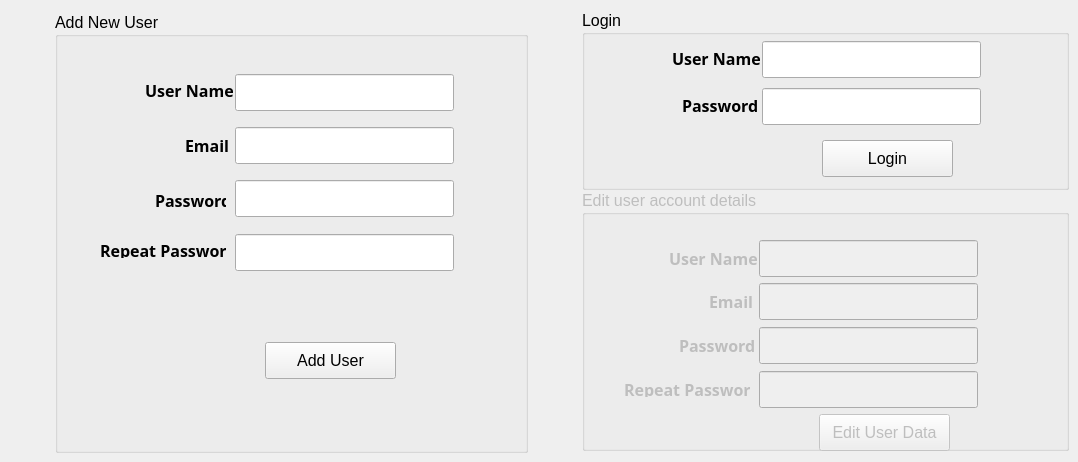
    <widget class="QWidget" name="tab_4">
     <attribute name="title">
      <string>Users</string>
     </attribute>
     <widget class="QGroupBox" name="groupBox">
      <property name="geometry">
       <rect>
        <x>55</x>
        <y>12</y>
        <width>473</width>
        <height>441</height>
       </rect>
      </property>
      <property name="font">
       <font>
        <family>Segoe UI</family>
        <pointsize>12</pointsize>
       </font>
      </property>
      <property name="styleSheet">
       <string notr="true"/>
      </property>
      <property name="title">
       <string>Add New User</string>
      </property>
      <widget class="QLabel" name="label_21">
       <property name="geometry">
        <rect>
         <x>90</x>
         <y>70</y>
         <width>88</width>
         <height>16</height>
        </rect>
       </property>
       <property name="font">
        <font>
         <family>Segoe UI Semibold</family>
         <pointsize>12</pointsize>
         <weight>75</weight>
         <bold>true</bold>
        </font>
       </property>
       <property name="text">
        <string>User Name</string>
       </property>
      </widget>
      <widget class="QLabel" name="label_22">
       <property name="geometry">
        <rect>
         <x>100</x>
         <y>180</y>
         <width>71</width>
         <height>16</height>
        </rect>
       </property>
       <property name="font">
        <font>
         <family>Segoe UI Semibold</family>
         <pointsize>12</pointsize>
         <weight>75</weight>
         <bold>true</bold>
        </font>
       </property>
       <property name="text">
        <string>Password</string>
       </property>
      </widget>
      <widget class="QLabel" name="label_23">
       <property name="geometry">
        <rect>
         <x>130</x>
         <y>125</y>
         <width>43</width>
         <height>16</height>
        </rect>
       </property>
       <property name="font">
        <font>
         <family>Segoe UI Semibold</family>
         <pointsize>12</pointsize>
         <weight>75</weight>
         <bold>true</bold>
        </font>
       </property>
       <property name="text">
        <string>Email</string>
       </property>
      </widget>
      <widget class="QLabel" name="label_24">
       <property name="geometry">
        <rect>
         <x>45</x>
         <y>230</y>
         <width>126</width>
         <height>16</height>
        </rect>
       </property>
       <property name="font">
        <font>
         <family>Segoe UI Semibold</family>
         <pointsize>12</pointsize>
         <weight>75</weight>
         <bold>true</bold>
        </font>
       </property>
       <property name="text">
        <string>Repeat Password</string>
       </property>
      </widget>
      <widget class="QPushButton" name="add_user_btn">
       <property name="geometry">
        <rect>
         <x>210</x>
         <y>330</y>
         <width>131</width>
         <height>37</height>
        </rect>
       </property>
       <property name="font">
        <font>
         <family>Segoe UI</family>
         <pointsize>12</pointsize>
        </font>
       </property>
       <property name="styleSheet">
        <string notr="true">:hover{
border-color: #333;
border-width: 2px;
background-colour:#1b1b1b;
}</string>
       </property>
       <property name="text">
        <string>Add User</string>
       </property>
      </widget>
      <widget class="QLineEdit" name="add_username">
       <property name="geometry">
        <rect>
         <x>180</x>
         <y>62</y>
         <width>219</width>
         <height>37</height>
        </rect>
       </property>
       <property name="font">
        <font>
         <family>Segoe UI Light</family>
         <pointsize>12</pointsize>
        </font>
       </property>
      </widget>
      <widget class="QLineEdit" name="add_email">
       <property name="geometry">
        <rect>
         <x>180</x>
         <y>115</y>
         <width>219</width>
         <height>37</height>
        </rect>
       </property>
       <property name="font">
        <font>
         <family>Segoe UI Light</family>
         <pointsize>12</pointsize>
        </font>
       </property>
       <property name="inputMethodHints">
        <set>Qt::ImhEmailCharactersOnly</set>
       </property>
      </widget>
      <widget class="QLineEdit" name="add_password">
       <property name="geometry">
        <rect>
         <x>180</x>
         <y>168</y>
         <width>219</width>
         <height>37</height>
        </rect>
       </property>
       <property name="font">
        <font>
         <family>Segoe UI Light</family>
         <pointsize>12</pointsize>
        </font>
       </property>
       <property name="echoMode">
        <enum>QLineEdit::Password</enum>
       </property>
      </widget>
      <widget class="QLineEdit" name="repeat_password">
       <property name="geometry">
        <rect>
         <x>180</x>
         <y>222</y>
         <width>219</width>
         <height>37</height>
        </rect>
       </property>
       <property name="font">
        <font>
         <family>Segoe UI Light</family>
         <pointsize>12</pointsize>
        </font>
       </property>
       <property name="text">
        <string/>
       </property>
       <property name="echoMode">
        <enum>QLineEdit::Password</enum>
       </property>
      </widget>
      <widget class="QLabel" name="password_error_label">
       <property name="geometry">
        <rect>
         <x>40</x>
         <y>292</y>
         <width>361</width>
         <height>20</height>
        </rect>
       </property>
       <property name="font">
        <font>
         <family>Segoe UI</family>
         <pointsize>12</pointsize>
        </font>
       </property>
       <property name="styleSheet">
        <string notr="true">color: red;
text-align: center;</string>
       </property>
       <property name="text">
        <string/>
       </property>
       <property name="alignment">
        <set>Qt::AlignCenter</set>
       </property>
       <property name="wordWrap">
        <bool>true</bool>
       </property>
      </widget>
     </widget>
     <widget class="QGroupBox" name="groupBox_2">
      <property name="geometry">
       <rect>
        <x>582</x>
        <y>10</y>
        <width>487</width>
        <height>180</height>
       </rect>
      </property>
      <property name="font">
       <font>
        <family>Segoe UI</family>
        <pointsize>12</pointsize>
       </font>
      </property>
      <property name="styleSheet">
       <string notr="true"/>
      </property>
      <property name="title">
       <string>Login</string>
      </property>
      <widget class="QLabel" name="label_30">
       <property name="geometry">
        <rect>
         <x>90</x>
         <y>40</y>
         <width>88</width>
         <height>16</height>
        </rect>
       </property>
       <property name="font">
        <font>
         <family>Segoe UI Semibold</family>
         <pointsize>12</pointsize>
         <weight>75</weight>
         <bold>true</bold>
        </font>
       </property>
       <property name="text">
        <string>User Name</string>
       </property>
      </widget>
      <widget class="QLabel" name="label_31">
       <property name="geometry">
        <rect>
         <x>100</x>
         <y>87</y>
         <width>78</width>
         <height>16</height>
        </rect>
       </property>
       <property name="font">
        <font>
         <family>Segoe UI Semibold</family>
         <pointsize>12</pointsize>
         <weight>75</weight>
         <bold>true</bold>
        </font>
       </property>
       <property name="text">
        <string>Password</string>
       </property>
      </widget>
      <widget class="QPushButton" name="login_btn">
       <property name="geometry">
        <rect>
         <x>240</x>
         <y>130</y>
         <width>131</width>
         <height>37</height>
        </rect>
       </property>
       <property name="font">
        <font>
         <family>Segoe UI</family>
         <pointsize>12</pointsize>
        </font>
       </property>
       <property name="styleSheet">
        <string notr="true">:hover{
border-color: #333;
border-width: 2px;
background-colour:#1b1b1b;
}</string>
       </property>
       <property name="text">
        <string>Login</string>
       </property>
      </widget>
      <widget class="QLineEdit" name="edit_username">
       <property name="geometry">
        <rect>
         <x>180</x>
         <y>31</y>
         <width>219</width>
         <height>37</height>
        </rect>
       </property>
       <property name="font">
        <font>
         <family>Segoe UI Light</family>
         <pointsize>12</pointsize>
        </font>
       </property>
      </widget>
      <widget class="QLineEdit" name="edit_password">
       <property name="geometry">
        <rect>
         <x>180</x>
         <y>78</y>
         <width>219</width>
         <height>37</height>
        </rect>
       </property>
       <property name="font">
        <font>
         <family>Segoe UI Light</family>
         <pointsize>12</pointsize>
        </font>
       </property>
       <property name="echoMode">
        <enum>QLineEdit::Password</enum>
       </property>
      </widget>
     </widget>
     <widget class="QGroupBox" name="edit_groupBox">
      <property name="enabled">
       <bool>false</bool>
      </property>
      <property name="geometry">
       <rect>
        <x>582</x>
        <y>190</y>
        <width>487</width>
        <height>261</height>
       </rect>
      </property>
      <property name="font">
       <font>
        <family>Segoe UI</family>
        <pointsize>12</pointsize>
       </font>
      </property>
      <property name="title">
       <string>Edit user account details</string>
      </property>
      <widget class="QLineEdit" name="new_password">
       <property name="geometry">
        <rect>
         <x>177</x>
         <y>137</y>
         <width>219</width>
         <height>37</height>
        </rect>
       </property>
       <property name="font">
        <font>
         <family>Segoe UI Light</family>
         <pointsize>12</pointsize>
        </font>
       </property>
       <property name="echoMode">
        <enum>QLineEdit::Password</enum>
       </property>
      </widget>
      <widget class="QLineEdit" name="new_username">
       <property name="geometry">
        <rect>
         <x>177</x>
         <y>50</y>
         <width>219</width>
         <height>37</height>
        </rect>
       </property>
       <property name="font">
        <font>
         <family>Segoe UI Light</family>
         <pointsize>12</pointsize>
        </font>
       </property>
      </widget>
      <widget class="QPushButton" name="edit_user_data_btn">
       <property name="geometry">
        <rect>
         <x>237</x>
         <y>224</y>
         <width>131</width>
         <height>37</height>
        </rect>
       </property>
       <property name="font">
        <font>
         <family>Segoe UI</family>
         <pointsize>12</pointsize>
        </font>
       </property>
       <property name="styleSheet">
        <string notr="true">:hover{
border-color: #333;
border-width: 2px;
background-colour:#1b1b1b;
}</string>
       </property>
       <property name="text">
        <string>Edit User Data</string>
       </property>
      </widget>
      <widget class="QLabel" name="label_25">
       <property name="geometry">
        <rect>
         <x>127</x>
         <y>103</y>
         <width>43</width>
         <height>16</height>
        </rect>
       </property>
       <property name="font">
        <font>
         <family>Segoe UI Semibold</family>
         <pointsize>12</pointsize>
         <weight>75</weight>
         <bold>true</bold>
        </font>
       </property>
       <property name="text">
        <string>Email</string>
       </property>
      </widget>
      <widget class="QLabel" name="label_26">
       <property name="geometry">
        <rect>
         <x>97</x>
         <y>147</y>
         <width>78</width>
         <height>16</height>
        </rect>
       </property>
       <property name="font">
        <font>
         <family>Segoe UI Semibold</family>
         <pointsize>12</pointsize>
         <weight>75</weight>
         <bold>true</bold>
        </font>
       </property>
       <property name="text">
        <string>Password</string>
       </property>
      </widget>
      <widget class="QLineEdit" name="repeat_new_password">
       <property name="geometry">
        <rect>
         <x>177</x>
         <y>181</y>
         <width>219</width>
         <height>37</height>
        </rect>
       </property>
       <property name="font">
        <font>
         <family>Segoe UI Light</family>
         <pointsize>12</pointsize>
        </font>
       </property>
       <property name="echoMode">
        <enum>QLineEdit::Password</enum>
       </property>
      </widget>
      <widget class="QLineEdit" name="new_email">
       <property name="geometry">
        <rect>
         <x>177</x>
         <y>93</y>
         <width>219</width>
         <height>37</height>
        </rect>
       </property>
       <property name="font">
        <font>
         <family>Segoe UI Light</family>
         <pointsize>12</pointsize>
        </font>
       </property>
      </widget>
      <widget class="QLabel" name="label_27">
       <property name="geometry">
        <rect>
         <x>87</x>
         <y>60</y>
         <width>88</width>
         <height>16</height>
        </rect>
       </property>
       <property name="font">
        <font>
         <family>Segoe UI Semibold</family>
         <pointsize>12</pointsize>
         <weight>75</weight>
         <bold>true</bold>
        </font>
       </property>
       <property name="text">
        <string>User Name</string>
       </property>
      </widget>
      <widget class="QLabel" name="label_28">
       <property name="geometry">
        <rect>
         <x>42</x>
         <y>191</y>
         <width>126</width>
         <height>16</height>
        </rect>
       </property>
       <property name="font">
        <font>
         <family>Segoe UI Semibold</family>
         <pointsize>12</pointsize>
         <weight>75</weight>
         <bold>true</bold>
        </font>
       </property>
       <property name="text">
        <string>Repeat Password</string>
       </property>
      </widget>
     </widget>
    </widget>
